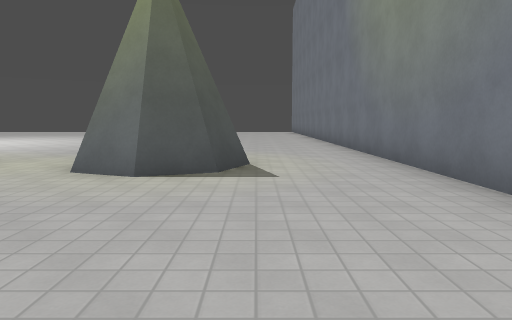
[1] (above)

24 first-person views from a walk through a 3-D level made in the Godot game engine. The camera is 1.3 m above the floor, tilts 6° down and sees 70° across. The floor is counted in squares, 2 m on a side. Each view is taken from the middle of a square. On the plan, view 1 faces up. The plan holds only what a view shows up to about 11 squares ahead; the rest is blank. Surface patterns are stand-ins for the level's own textures.

[2]
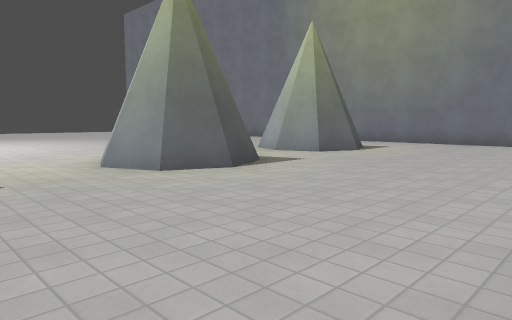

[3]
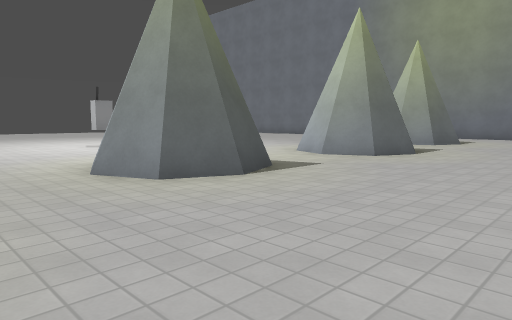

[4]
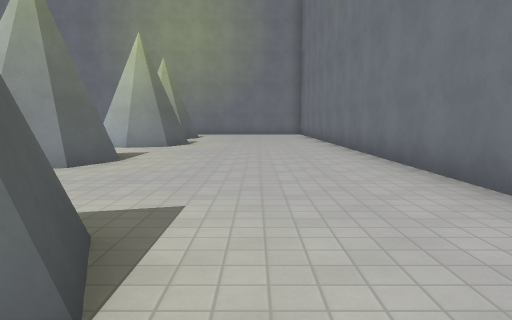

[5]
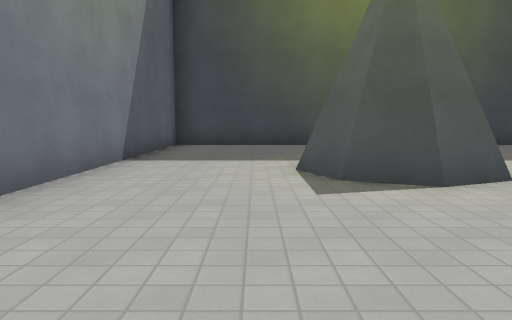

[6]
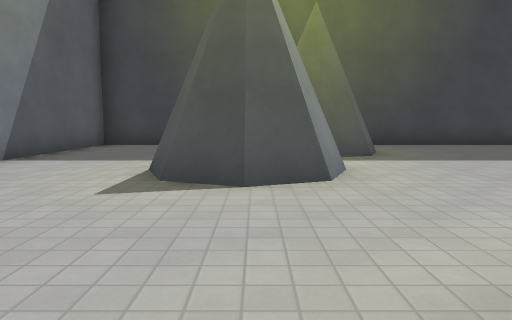

[7]
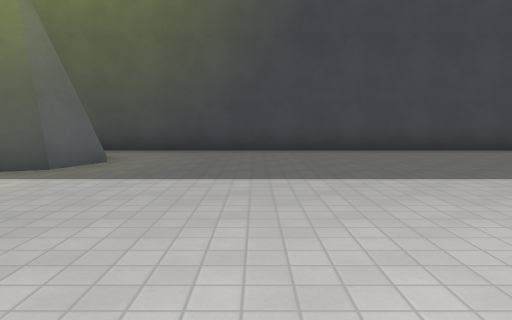

[8]
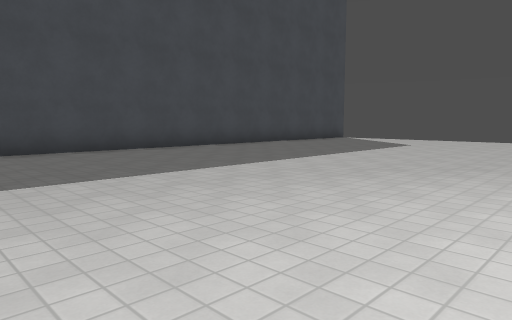

[9]
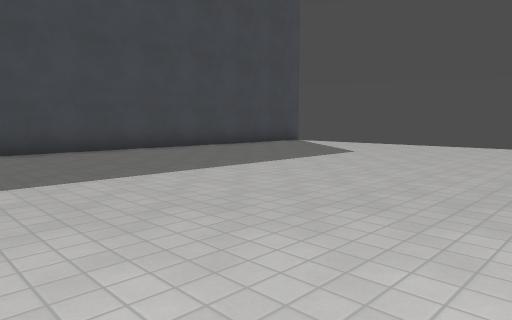

[10]
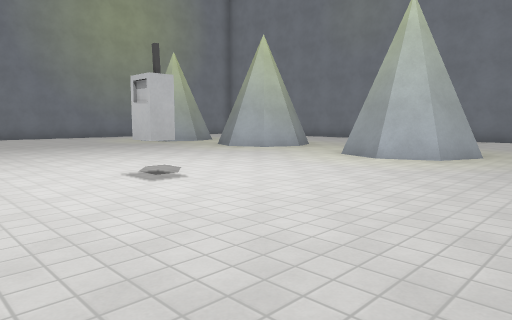

[11]
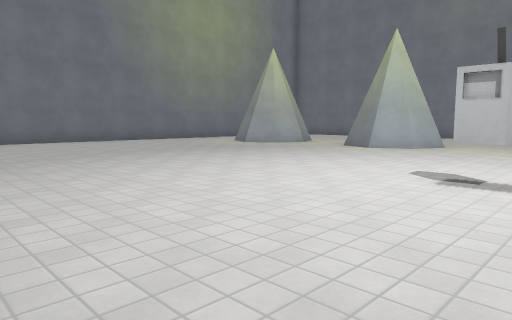

[12]
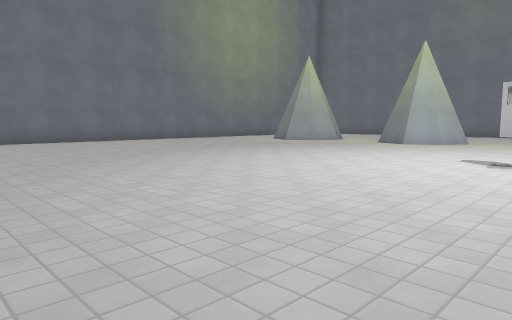

[13]
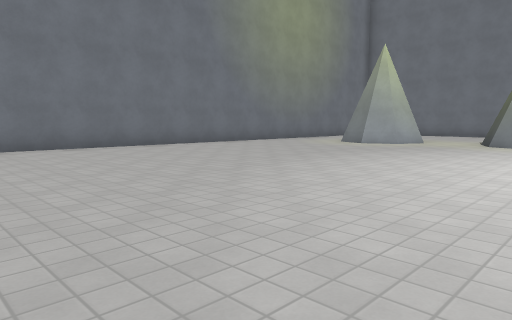

[14]
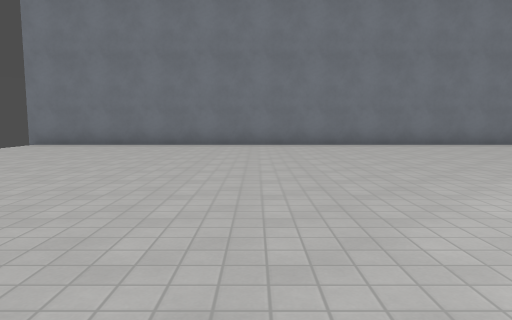

[15]
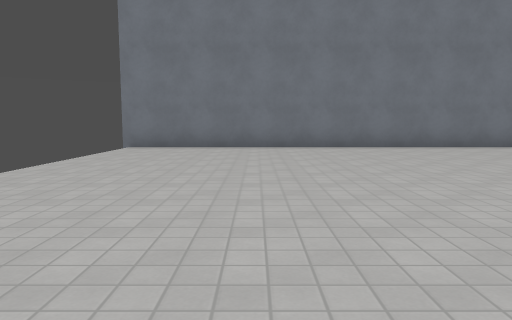

[16]
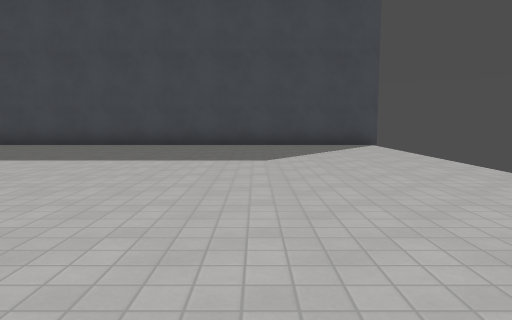

[17]
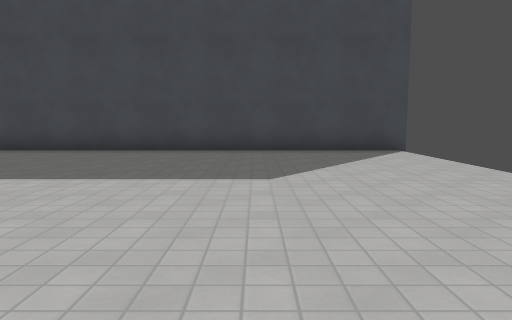

[18]
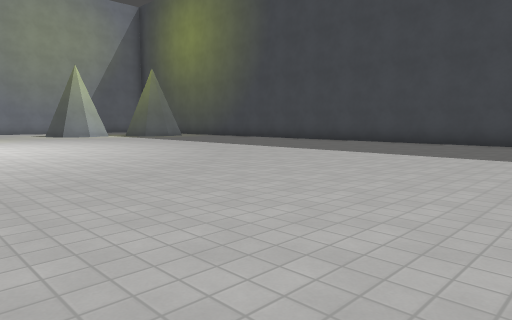

[19]
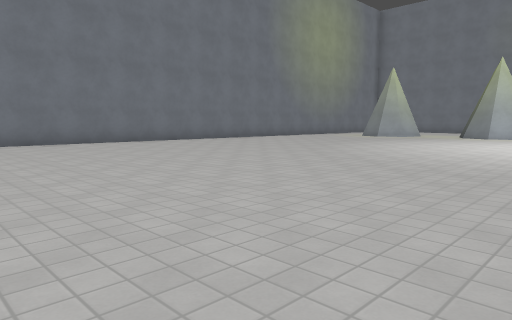

[20]
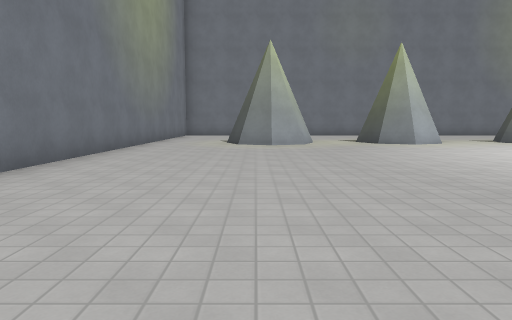

[21]
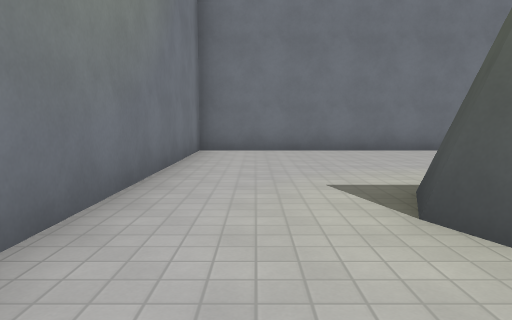

[22]
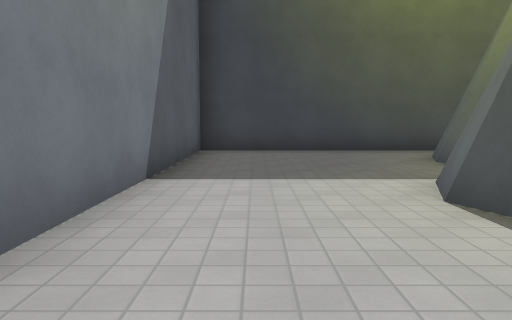

[23]
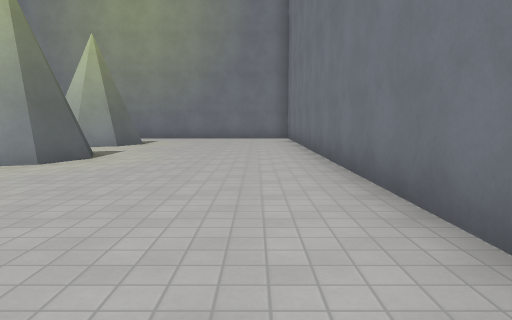

[24]
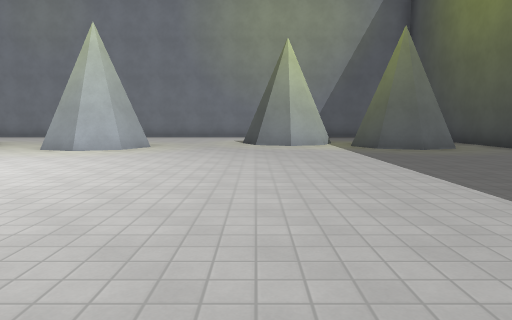

### Floor plan
Points are (right, up) in squares from view 1. A wall is a line through its corners. A room is listed if a view was taken in it or the views show most of it. See-through windows are left out.
Room 1 (views 1, 2, 3, 4, 5, 6, 7, 8, 9, 10, 11, 12, 13, 14, 15, 16, 17, 18, 19, 20, 21, 22, 23, 24)
walls: (-8.8, 10.6) (-9.2, 10.6) (-9.2, 10.9) (-8.8, 10.9); (-5.6, 6.3) (-4.8, 5.9); (-11, 5.6) (-10.6, 6.4); (-9.2, 5) (-10, 4.7); (-9, 4.8) (-10, 4.4) (-10.8, 4.8) (-11.2, 5.7) (-10.9, 6.4) (-10, 6.8) (-9.1, 6.4); (-6.3, 4.5) (-6.6, 5.4) (-6.3, 6.1) (-5.5, 6.5) (-4.8, 6.2) (-4.4, 5.2); (-4.7, 4.5) (-5.6, 4.1); (-14, 4.6) (-13.7, 3.9) (-14.1, 3) (-15, 2.6) (-15.9, 3); (-1.5, 6.8) (-0.5, 6.4); (-2.4, 5.6) (-2.1, 6.4) (-1.7, 6.6); (-15.1, 5) (-14.3, 4.6) (-13.9, 3.9); (-0.8, 6.5) (-0.4, 5.4) (-0.7, 4.7) (-1.4, 4.4) (-2.2, 4.8) (-2.6, 5.7) (-2.2, 6.6); (-15.8, 4.7) (-14.8, 5.1) (-14.4, 5); (-17.2, 6) (-16.9, 5.2); (-14.1, 3.2) (-15, 2.9) (-15.8, 3.2); (-16, 3.9) (-15.6, 4.8); (-18.6, 6.1) (-17.8, 6.4) (-16.9, 6) (-16.6, 5.2); (-17.9, 4.1) (-18.7, 4.4); (-20.2, 23.5) (-20.2, -0.2) (2.3, -0.2) (2.3, 23.4)
low walls: (-16.2, 3.9) (-15.8, 4.7)

Positions as (right, up) in squares from view 1, and headings:
1: (0, 0), facing up
2: (-9, 0), facing up-right
3: (-13, 1), facing up-right
4: (-16, 2), facing right
5: (-10, 2), facing left
6: (-10, 4), facing left
7: (-12, 9), facing left
8: (-12, 10), facing up-left
9: (-12, 13), facing up-left
10: (-13, 13), facing down-right
11: (-10, 15), facing down-right
12: (-10, 17), facing down-right
13: (-7, 17), facing down-right
14: (-8, 17), facing right
15: (-7, 20), facing right
16: (-10, 20), facing left
17: (-12, 20), facing left
18: (-9, 21), facing down-left
19: (-9, 22), facing down-right
20: (-1, 17), facing down
21: (1, 8), facing down
22: (-12, 1), facing left
23: (-12, 1), facing right
24: (-14, 15), facing down
